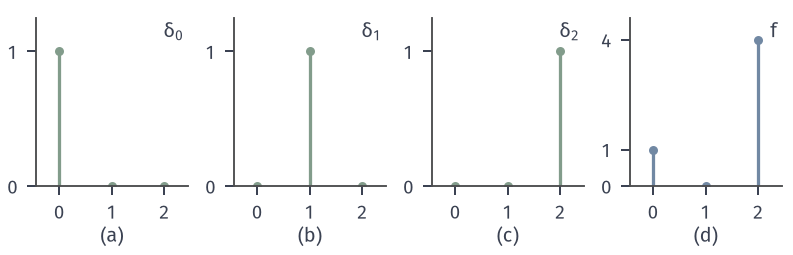

Source code (Python):
from pathlib import Path
import sys
ROOT = next(p for p in Path(__file__).resolve().parents if (p/"build.sh").is_file() and (p/"tex/book.tex").is_file())
sys.path.insert(0, str(ROOT/"figures/00-shared/mathematical-preliminaries-upper/00-shared/comprehension-figures"))
from support import figure, save, BLUE, GREEN, YELLOW, RED, PURPLE, INK, MUTED, GRID, BLUE_FILL, GREEN_FILL, YELLOW_FILL, RED_FILL, PURPLE_FILL
import numpy as np

# X={0,1,2} 上的指示函数与 f=1 delta_0+0 delta_1+4 delta_2。
fig, axes = figure(width_mm=112, height_mm=36, ncols=4)
fig.set_layout_engine(None)
fig.subplots_adjust(left=.045, right=.985, top=.93, bottom=.27, wspace=.3)
X = np.array([0, 1, 2])
vals = [(1,0,0), (0,1,0), (0,0,1), (1,0,4)]; names = [r'$\delta_0$', r'$\delta_1$', r'$\delta_2$', '$f$']
for i, (ax, v, n) in enumerate(zip(axes, vals, names)):
    v = np.array(v); c = BLUE if i == 3 else GREEN
    ax.vlines(X, 0, v, color=c, lw=1.3); ax.plot(X, v, 'o', ms=3.6, color=c, mew=0)
    ax.set_xlim(-.45, 2.45); ax.set_xticks(X)
    top = 4.6 if i == 3 else 1.25
    ax.set_ylim(0, top); ax.set_yticks([0, 1, 4] if i == 3 else [0, 1])
    ax.text(.97, .98, n, transform=ax.transAxes, ha='right', va='top')
    q = ax.get_position(); fig.text((q.x0+q.x1)/2, .035, '(%s)' % 'abcd'[i], ha='center', va='bottom')
save(fig, Path(__file__).resolve().parent, 'figure', {'formula': 'delta_i on {0,1,2}, f=delta_0+4 delta_2 with values (1,0,4)'})
